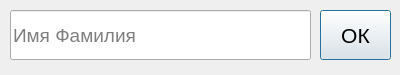
<?xml version="1.0" encoding="UTF-8"?>
<ui version="4.0">
 <class>Dialog</class>
 <widget class="QDialog" name="Dialog">
  <property name="geometry">
   <rect>
    <x>0</x>
    <y>0</y>
    <width>400</width>
    <height>75</height>
   </rect>
  </property>
  <property name="minimumSize">
   <size>
    <width>400</width>
    <height>75</height>
   </size>
  </property>
  <property name="maximumSize">
   <size>
    <width>400</width>
    <height>75</height>
   </size>
  </property>
  <property name="windowTitle">
   <string/>
  </property>
  <widget class="QLineEdit" name="name_surname">
   <property name="geometry">
    <rect>
     <x>10</x>
     <y>10</y>
     <width>301</width>
     <height>50</height>
    </rect>
   </property>
   <property name="font">
    <font>
     <pointsize>14</pointsize>
    </font>
   </property>
   <property name="placeholderText">
    <string>Имя Фамилия</string>
   </property>
  </widget>
  <widget class="QPushButton" name="acccept">
   <property name="geometry">
    <rect>
     <x>320</x>
     <y>10</y>
     <width>71</width>
     <height>50</height>
    </rect>
   </property>
   <property name="font">
    <font>
     <pointsize>16</pointsize>
    </font>
   </property>
   <property name="text">
    <string>ОК</string>
   </property>
  </widget>
 </widget>
 <resources/>
 <connections/>
</ui>
